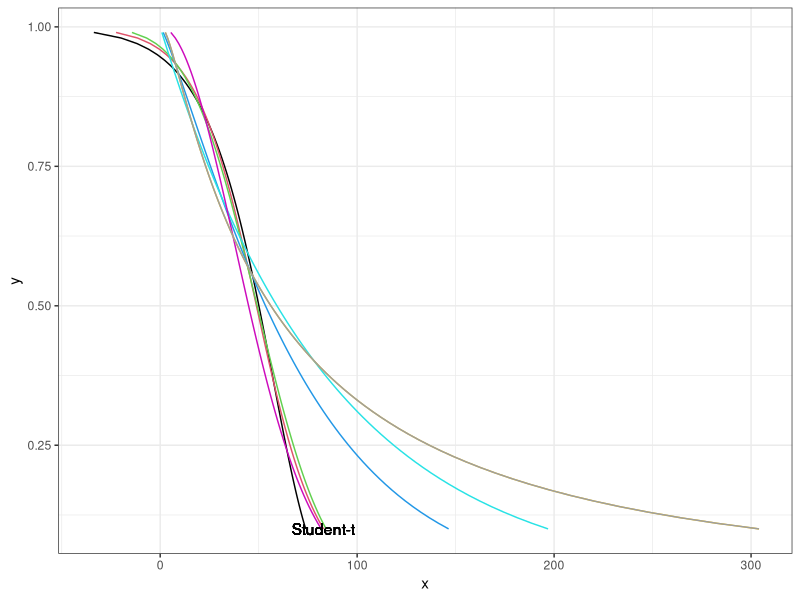

Source code (R): (Note: this script raises an error after producing the figure.)
## ---- chunk 1
knitr::opts_chunk$set(echo = TRUE)
## ---- chunk 2
library(ggplot2)
library(survival)
library(survminer)
## ---- chunk 3
data = read.csv('telco.csv')
head(data)
## ---- chunk 4
data$churn=ifelse(data$churn=='Yes',1,0)
y = data['churn']
valid_columns = colnames(data)[c(-1,-3,-15)]
x = data[valid_columns]
## ---- chunk 5
# Print names of all available distributions
all_distributions <- survreg.distributions
distributions <- names(all_distributions)
print(distributions)
## ---- chunk 6
surv_obj = Surv(time = data$tenure, event = data$churn)


distribution_names = c()
loglikelihoods = c()
aics = c()
bics = c()
regression_models = c()

for (distribution in all_distributions) {
  reg_m = survreg(surv_obj~., dist = distribution, data = x)

  # Model fit information
  print('.....................')
  print(distribution$name)
  print(reg_m$loglik)
  print(extractAIC(reg_m)[2])
  print(BIC(reg_m))

  regression_models = c(regression_models, reg_m)
  distribution_names = c(distribution_names, distribution$name)
  aics = c(aics,extractAIC(reg_m)[2])
  bics = c(bics,BIC(reg_m))
  loglikelihoods = c(loglikelihoods,reg_m$loglik[2])
}

## ---- chunk 7
print(distribution_names[which.max(loglikelihoods)])
## ---- chunk 8
print(distribution_names[which.min(aics)])
## ---- chunk 9
print(distribution_names[which.min(bics)])
## ---- chunk 10
pct <- 1:90/100
all_predictions = matrix(ncol = length(pct))

for (distribution in distributions){
  reg_m = survreg(surv_obj~., dist = distribution, data = x)
  ptime <- predict(reg_m, type='quantile', p = pct)
  all_predictions = rbind(all_predictions, x = ptime[1, ])
}

all_predictions = all_predictions[2:11,1:90]
pal = palette(rainbow(n = 10))
p <- ggplot()

for (i in c(1:length(distributions))){
  p <- p + geom_line(aes_string(x = all_predictions[i,1:90], y = 1-pct), color = pal[i], group = distribution_names[i]) +
    geom_text(aes(x = all_predictions[[i,c(90)]], y = (1-pct)[90], label = paste(distribution_names[[i]])), check_overlap = TRUE) + theme_bw()
}

print(p)
## ---- chunk 11
best_model <- survreg(surv_obj ~ ., dist = "lognormal", data = x)

significant_features <- rownames(summary(best_model)$table)[summary(best_model)$table[, 4] < 0.05]

significant_features <- c("age", "address", "voice", "custcat", "marital", "internet")

final_model <- survreg(surv_obj ~ ., dist = "lognormal", data = x[significant_features])

summary(final_model)
## ---- chunk 12
pred <- predict(final_model, newdata = data, type = "response")
# list.tree(pred)

pred_data <- data.frame(surv = pred)
## ---- chunk 13

average_margin_MM <- 1300 
discount_rate_r <- 0.1
retention_rate <- 1
tenure <- data$tenure

# Calculate CLV
data$CLV <- (average_margin * (1 - discount_rate_r) * retention_rate) / (1 + discount_rate_r - retention_rate) * tenure

## ---- chunk 14
#CLV Density By Gender

ggplot(data, aes(x=CLV, color=gender))+
labs(title = "CLV Density By Gender")+
geom_density()
## ---- chunk 15
#CLV Density By Education

ggplot(data,aes(x=CLV, color=ed))+
labs(title = "CLV Density By Education")+
geom_density()
## ---- chunk 16
#CLV Density By Region

ggplot(data,aes(x=CLV, color=region))+
labs(title = "CLV Density By Region")+
geom_density()

## ---- chunk 17

sequence = seq(1,length(colnames(pred_data)),1)
MM = 1300
r = 0.1
for (num in sequence) {
pred_data[,num]=pred_data[,num]/(1+r/12)^(sequence[num]-1)
}
pred_data$CLV=MM*rowSums(pred_data)
data$CLV = pred_data$CLV
## ---- chunk 18
#CLV Density By Gender

ggplot(data, aes(x=CLV)) + labs(title = "CLV Density By Gender")+
  geom_density()
## ---- chunk 19
summary(final_model)
